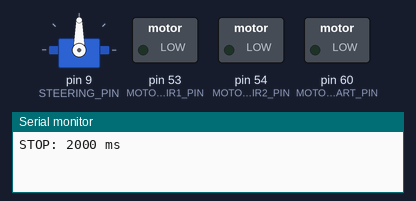
A sketch run on a simulated Arduino Mega 2560, built with avr-gcc and run on an emulated ATmega2560. Parts: servo, switched loads named in the sketch (green lamp = pin HIGH), the last lines printed to the serial monitor.

Above: at 0.1 s.
At 2.1 s:
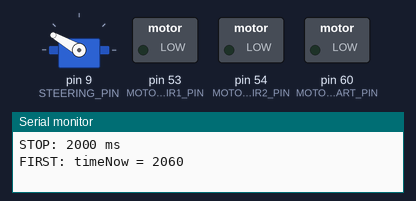
At 5.1 s:
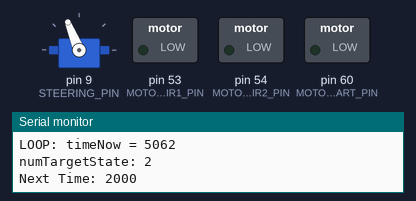
At 18.1 s:
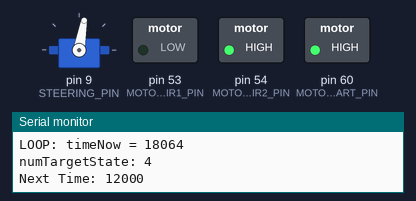
At 30.1 s:
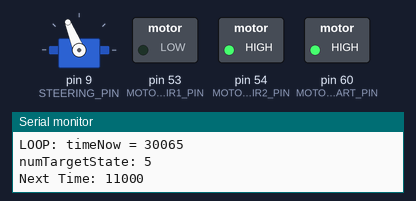
Timing chart, 0 to 31.6 s (numbered marks = the images above):
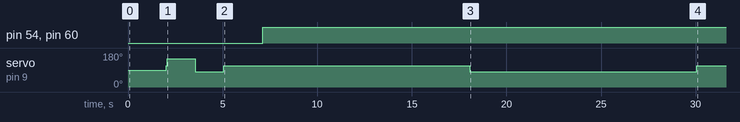

The sketch:

turtelcar_test06circle_track.ino
```cpp
// TODO: Demo forward, left, right, back, left back, right back,
//       steering left-forward-right

#include <Servo.h>

#define STEERING_PIN         9
#define MOTOR1_START_PIN    60
#define MOTOR1_DIR1_PIN     53
#define MOTOR1_DIR2_PIN     54

#define ANGLE_SET_FORWARD  112
#define ANGLE_TURN_LEFT     80
#define ANGLE_TURN_RIGHT   150

enum possibleStatesCar {
  STATE_IDLE,
  STATE_MOVE,
  STATE_STEER_FORWARD,
  STATE_STEER_RIGHT,
  STATE_STEER_LEFT,
  STATE_MOVE_FORWARD,
  STATE_MOVE_RIGHT,
  STATE_MOVE_LEFT,
  STATE_MOVE_BACK,
} targetState, stateCar;

struct stateChart {
  possibleStatesCar aStateCar;
  int               timeState;
};

#define COUNT_ACTIVE_STATES  9

stateChart transitionsStates[COUNT_ACTIVE_STATES] = {
// 1
           STATE_STEER_RIGHT,   1500,
// 2
           STATE_STEER_LEFT,    1500,
// 3
           STATE_STEER_FORWARD, 2000,
// 4
           STATE_MOVE_FORWARD, 11000,
// 5
           STATE_MOVE_LEFT,    12000,
// 6
           STATE_MOVE_FORWARD, 11000,
// 7
           STATE_MOVE_LEFT,    12000,
// 8
           STATE_STEER_FORWARD,    0,
// 9
           STATE_IDLE,          2000                };

Servo servoSteering;

int timeNow = 0;
int timeOld = 0;
int numTargetState = 0;

void setup() {
  pinMode(MOTOR1_DIR1_PIN, OUTPUT);
  pinMode(MOTOR1_DIR2_PIN, OUTPUT);
  pinMode(MOTOR1_START_PIN, OUTPUT);

  Serial.begin(115200);
  servoSteering.attach(STEERING_PIN);
  delay(10);

  Serial.println( "STOP: 2000 ms");
  stopMotor();
  delay(2000);

  servoSteering.write(ANGLE_SET_FORWARD);
  delay(50);
  timeNow = millis();
  timeOld = timeNow;
  Serial.println( "FIRST: timeNow = " + String(timeNow));
//  targetState = STATE_MOVE_FORWARD;
  targetState = transitionsStates[numTargetState].aStateCar;
}

void loop() {
  timeNow = millis();
  if ((stateCar == transitionsStates[numTargetState].aStateCar) &&
      (timeNow - timeOld > transitionsStates[numTargetState].timeState)) {
    timeOld = timeNow;
    numTargetState++;
    if (numTargetState > COUNT_ACTIVE_STATES - 1) {
      numTargetState = COUNT_ACTIVE_STATES - 1;
    }
    targetState = transitionsStates[numTargetState].aStateCar;

    Serial.println( "LOOP: timeNow = " + String(timeNow));
    Serial.println( "numTargetState: " + String(numTargetState));
    Serial.println( "Next Time: " + String(transitionsStates[numTargetState].timeState));
  }

  if (stateCar == targetState) {
    return;
  }

  switch (targetState) {
    case STATE_IDLE:
      stopMotor();
      break;
    case STATE_STEER_FORWARD:
      steerForward();
      break;
    case STATE_STEER_RIGHT:
      steerRight();
      break;
    case STATE_STEER_LEFT:
      steerLeft();
      break;
    case STATE_MOVE_FORWARD:
      runForward();
      break;
    case STATE_MOVE_RIGHT:
      moveRight();
      break;
    case STATE_MOVE_LEFT:
      moveLeft();
      break;
  }

  delay(50);
}

void stopMotor() {
    stateCar = STATE_IDLE;
    digitalWrite(MOTOR1_START_PIN, LOW);
}

void steerForward() {
    stateCar = STATE_STEER_FORWARD;
    servoSteering.write(ANGLE_SET_FORWARD);
    delay(50);
}

void steerRight() {
    stateCar = STATE_STEER_RIGHT;
    servoSteering.write(ANGLE_TURN_RIGHT);
    delay(50);
}

void steerLeft() {
    stateCar = STATE_STEER_LEFT;
    servoSteering.write(ANGLE_TURN_LEFT);
    delay(50);
}

void runForward() {
    stateCar = STATE_MOVE_FORWARD;
    servoSteering.write(ANGLE_SET_FORWARD);
    delay(50);

    digitalWrite(MOTOR1_START_PIN, HIGH);
    digitalWrite(MOTOR1_DIR1_PIN, LOW);
    digitalWrite(MOTOR1_DIR2_PIN, HIGH);
}

void moveRight() {
    stateCar = STATE_MOVE_RIGHT;
    servoSteering.write(ANGLE_TURN_RIGHT);
    delay(50);

    digitalWrite(MOTOR1_START_PIN, HIGH);
    digitalWrite(MOTOR1_DIR1_PIN, LOW);
    digitalWrite(MOTOR1_DIR2_PIN, HIGH);
}

void moveLeft() {
    stateCar = STATE_MOVE_LEFT;
    servoSteering.write(ANGLE_TURN_LEFT);
    delay(50);

    digitalWrite(MOTOR1_START_PIN, HIGH);
    digitalWrite(MOTOR1_DIR1_PIN, LOW);
    digitalWrite(MOTOR1_DIR2_PIN, HIGH);
}
```

Measured:
- by itself, pin 54 (MOTOR1_DIR2_PIN), pin 60 (MOTOR1_START_PIN): LOW → HIGH at 7.1 s
- by itself, servo on pin 9 (STEERING_PIN): 90° → 150° at 2.0 s, → 80° 1.6 s later, → 112° 1.5 s later, → 80° 13.0 s later, … (5 changes in this stretch)
